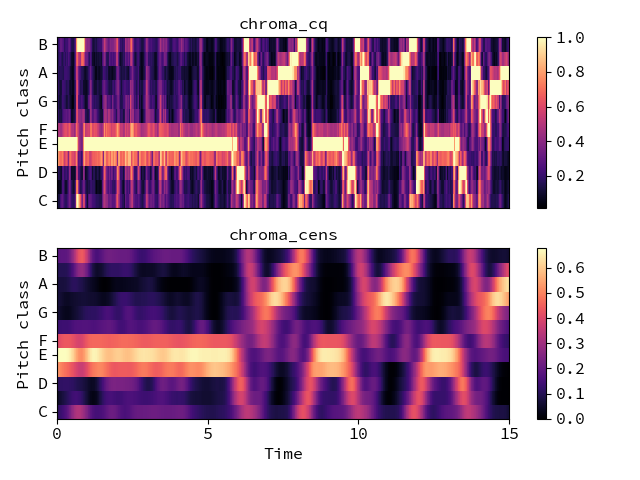

Write Python code to recreate this figure.
# Compare standard cqt chroma to CENS.

y, sr = librosa.load(librosa.util.example_audio_file(),
                     offset=10, duration=15)
chroma_cens = librosa.feature.chroma_cens(y=y, sr=sr)
chroma_cq = librosa.feature.chroma_cqt(y=y, sr=sr)

import matplotlib.pyplot as plt
plt.figure()
plt.subplot(2,1,1)
librosa.display.specshow(chroma_cq, y_axis='chroma')
plt.title('chroma_cq')
plt.colorbar()
plt.subplot(2,1,2)
librosa.display.specshow(chroma_cens, y_axis='chroma', x_axis='time')
plt.title('chroma_cens')
plt.colorbar()
plt.tight_layout()
